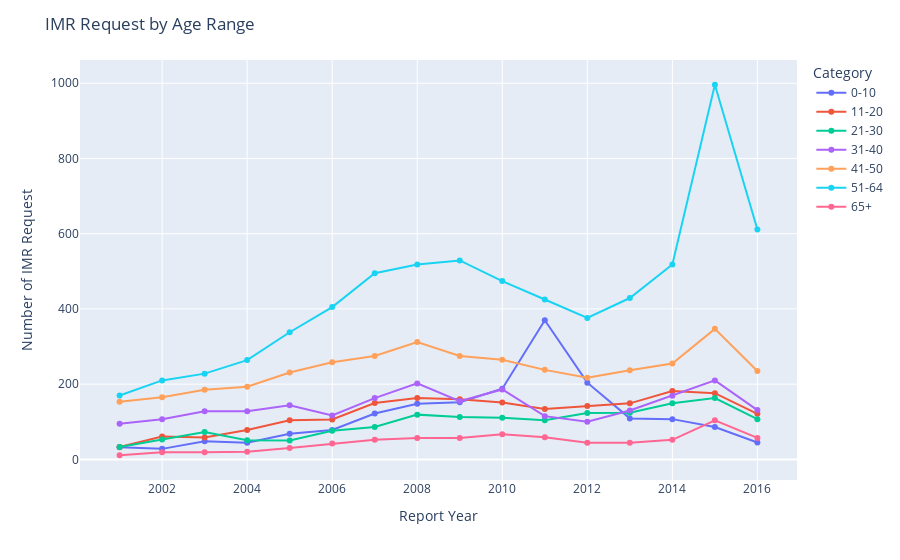
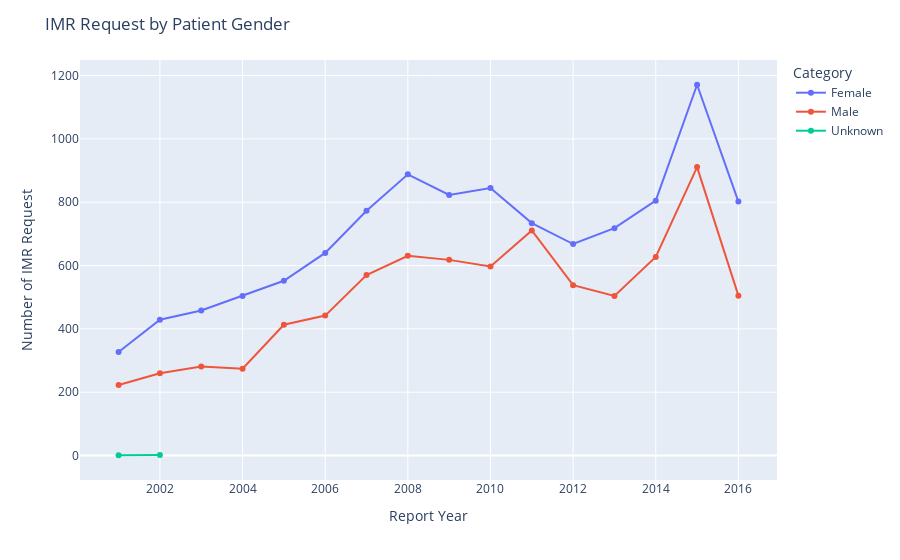
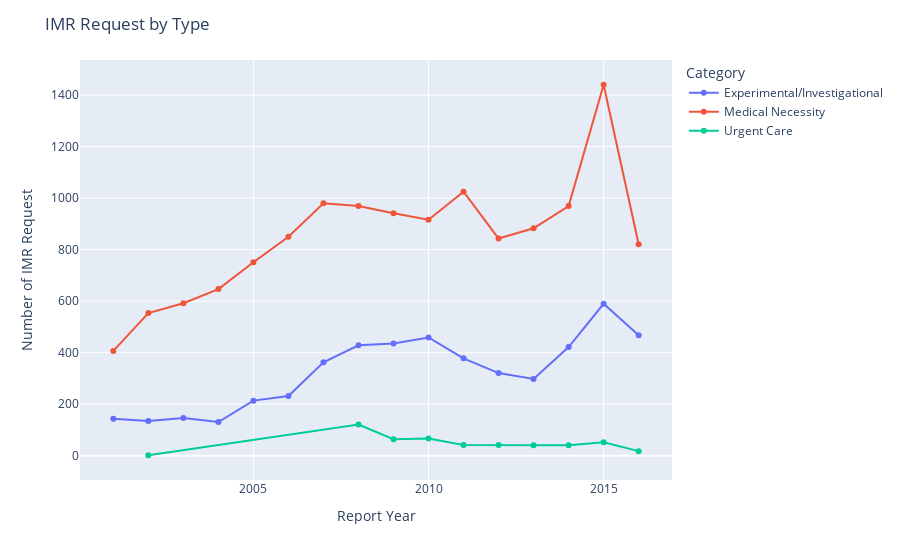

The code cell stored with these charts, in order, in its notebook:
### Code cell
def categories(dataframe, title):
    grouped = dataframe.groupby(['Report Year', 'Category'])['Number of IMR Request'].sum().reset_index()

    total_request = grouped['Number of IMR Request'].sum()
    grouped['Percent'] = grouped['Number of IMR Request'] / total_request * 100
    grouped['Percent'] = grouped['Percent'].apply(lambda x: f'{x:.2f}%')

    hover_data = {
        'Report Year': True,
        'Number of IMR Request': True,
        'Category': True,
        'Percent': True
    }

    fig = px.line(grouped, x='Report Year', y='Number of IMR Request', color='Category', hover_data=hover_data, markers=True)
    fig.update_layout(title=title)

    return fig

dataframes = [year_age_range, year_patient_gender, year_type]
titles = ['IMR Request by Age Range', 'IMR Request by Patient Gender', 'IMR Request by Type']

figures = []

for dataframe, title in zip(dataframes, titles):
    fig = categories(dataframe, title)
    figures.append(fig)

for fig in figures:
    fig.show()

### Figure 1 — Plotly figure (JSON) as saved in the notebook; plotly's stock layout.template omitted (floating-point values rounded to 4 significant figures)
{"data": [{"customdata": [["0-10", "0.17%"], ["0-10", "0.15%"], ["0-10", "0.25%"], ["0-10", "0.23%"], ["0-10", "0.35%"], ["0-10", "0.41%"], ["0-10", "0.64%"], ["0-10", "0.77%"], ["0-10", "0.79%"], ["0-10", "0.98%"], ["0-10", "1.93%"], ["0-10", "1.06%"], ["0-10", "0.57%"], ["0-10", "0.56%"], ["0-10", "0.45%"], ["0-10", "0.23%"]], "hovertemplate": "Category=%{customdata[0]}<br>Report Year=%{x}<br>Number of IMR Request=%{y}<br>Percent=%{customdata[1]}<extra></extra>", "legendgroup": "0-10", "line": {"color": "#636efa", "dash": "solid"}, "marker": {"symbol": "circle"}, "mode": "markers+lines", "name": "0-10", "orientation": "v", "showlegend": true, "type": "scatter", "x": [2001, 2002, 2003, 2004, 2005, 2006, 2007, 2008, 2009, 2010, 2011, 2012, 2013, 2014, 2015, 2016], "xaxis": "x", "y": [32, 28, 48, 44, 68, 78, 122, 148, 152, 188, 370, 204, 109, 107, 86, 45], "yaxis": "y"}, {"customdata": [["11-20", "0.17%"], ["11-20", "0.32%"], ["11-20", "0.30%"], ["11-20", "0.41%"], ["11-20", "0.54%"], ["11-20", "0.55%"], ["11-20", "0.78%"], ["11-20", "0.85%"], ["11-20", "0.83%"], ["11-20", "0.79%"], ["11-20", "0.70%"], ["11-20", "0.74%"], ["11-20", "0.78%"], ["11-20", "0.95%"], ["11-20", "0.92%"], ["11-20", "0.63%"]], "hovertemplate": "Category=%{customdata[0]}<br>Report Year=%{x}<br>Number of IMR Request=%{y}<br>Percent=%{customdata[1]}<extra></extra>", "legendgroup": "11-20", "line": {"color": "#EF553B", "dash": "solid"}, "marker": {"symbol": "circle"}, "mode": "markers+lines", "name": "11-20", "orientation": "v", "showlegend": true, "type": "scatter", "x": [2001, 2002, 2003, 2004, 2005, 2006, 2007, 2008, 2009, 2010, 2011, 2012, 2013, 2014, 2015, 2016], "xaxis": "x", "y": [33, 61, 58, 78, 104, 106, 150, 163, 160, 151, 134, 142, 149, 182, 176, 121], "yaxis": "y"}, {"customdata": [["21-30", "0.17%"], ["21-30", "0.28%"], ["21-30", "0.38%"], ["21-30", "0.27%"], ["21-30", "0.26%"], ["21-30", "0.40%"], ["21-30", "0.45%"], ["21-30", "0.62%"], ["21-30", "0.59%"], ["21-30", "0.58%"], ["21-30", "0.54%"], ["21-30", "0.64%"], ["21-30", "0.65%"], ["21-30", "0.78%"], ["21-30", "0.85%"], ["21-30", "0.56%"]], "hovertemplate": "Category=%{customdata[0]}<br>Report Year=%{x}<br>Number of IMR Request=%{y}<br>Percent=%{customdata[1]}<extra></extra>", "legendgroup": "21-30", "line": {"color": "#00cc96", "dash": "solid"}, "marker": {"symbol": "circle"}, "mode": "markers+lines", "name": "21-30", "orientation": "v", "showlegend": true, "type": "scatter", "x": [2001, 2002, 2003, 2004, 2005, 2006, 2007, 2008, 2009, 2010, 2011, 2012, 2013, 2014, 2015, 2016], "xaxis": "x", "y": [33, 53, 73, 51, 50, 76, 86, 119, 113, 111, 104, 123, 124, 149, 163, 107], "yaxis": "y"}, {"customdata": [["31-40", "0.50%"], ["31-40", "0.56%"], ["31-40", "0.67%"], ["31-40", "0.67%"], ["31-40", "0.75%"], ["31-40", "0.61%"], ["31-40", "0.85%"], ["31-40", "1.05%"], ["31-40", "0.81%"], ["31-40", "0.97%"], ["31-40", "0.60%"], ["31-40", "0.52%"], ["31-40", "0.68%"], ["31-40", "0.88%"], ["31-40", "1.10%"], ["31-40", "0.68%"]], "hovertemplate": "Category=%{customdata[0]}<br>Report Year=%{x}<br>Number of IMR Request=%{y}<br>Percent=%{customdata[1]}<extra></extra>", "legendgroup": "31-40", "line": {"color": "#ab63fa", "dash": "solid"}, "marker": {"symbol": "circle"}, "mode": "markers+lines", "name": "31-40", "orientation": "v", "showlegend": true, "type": "scatter", "x": [2001, 2002, 2003, 2004, 2005, 2006, 2007, 2008, 2009, 2010, 2011, 2012, 2013, 2014, 2015, 2016], "xaxis": "x", "y": [95, 107, 128, 128, 144, 117, 163, 202, 155, 186, 115, 100, 130, 169, 210, 131], "yaxis": "y"}, {"customdata": [["41-50", "0.80%"], ["41-50", "0.86%"], ["41-50", "0.96%"], ["41-50", "1.01%"], ["41-50", "1.20%"], ["41-50", "1.35%"], ["41-50", "1.43%"], ["41-50", "1.63%"], ["41-50", "1.43%"], ["41-50", "1.38%"], ["41-50", "1.24%"], ["41-50", "1.13%"], ["41-50", "1.24%"], ["41-50", "1.33%"], ["41-50", "1.81%"], ["41-50", "1.23%"]], "hovertemplate": "Category=%{customdata[0]}<br>Report Year=%{x}<br>Number of IMR Request=%{y}<br>Percent=%{customdata[1]}<extra></extra>", "legendgroup": "41-50", "line": {"color": "#FFA15A", "dash": "solid"}, "marker": {"symbol": "circle"}, "mode": "markers+lines", "name": "41-50", "orientation": "v", "showlegend": true, "type": "scatter", "x": [2001, 2002, 2003, 2004, 2005, 2006, 2007, 2008, 2009, 2010, 2011, 2012, 2013, 2014, 2015, 2016], "xaxis": "x", "y": [153, 165, 185, 193, 231, 258, 275, 312, 275, 265, 238, 217, 237, 255, 347, 235], "yaxis": "y"}, {"customdata": [["51-64", "0.89%"], ["51-64", "1.10%"], ["51-64", "1.19%"], ["51-64", "1.38%"], ["51-64", "1.76%"], ["51-64", "2.11%"], ["51-64", "2.58%"], ["51-64", "2.70%"], ["51-64", "2.76%"], ["51-64", "2.47%"], ["51-64", "2.22%"], ["51-64", "1.96%"], ["51-64", "2.24%"], ["51-64", "2.70%"], ["51-64", "5.19%"], ["51-64", "3.19%"]], "hovertemplate": "Category=%{customdata[0]}<br>Report Year=%{x}<br>Number of IMR Request=%{y}<br>Percent=%{customdata[1]}<extra></extra>", "legendgroup": "51-64", "line": {"color": "#19d3f3", "dash": "solid"}, "marker": {"symbol": "circle"}, "mode": "markers+lines", "name": "51-64", "orientation": "v", "showlegend": true, "type": "scatter", "x": [2001, 2002, 2003, 2004, 2005, 2006, 2007, 2008, 2009, 2010, 2011, 2012, 2013, 2014, 2015, 2016], "xaxis": "x", "y": [170, 210, 228, 264, 338, 405, 495, 518, 529, 474, 425, 376, 429, 518, 996, 611], "yaxis": "y"}, {"customdata": [["65+", "0.06%"], ["65+", "0.10%"], ["65+", "0.10%"], ["65+", "0.10%"], ["65+", "0.16%"], ["65+", "0.22%"], ["65+", "0.27%"], ["65+", "0.30%"], ["65+", "0.30%"], ["65+", "0.35%"], ["65+", "0.31%"], ["65+", "0.23%"], ["65+", "0.23%"], ["65+", "0.27%"], ["65+", "0.54%"], ["65+", "0.30%"]], "hovertemplate": "Category=%{customdata[0]}<br>Report Year=%{x}<br>Number of IMR Request=%{y}<br>Percent=%{customdata[1]}<extra></extra>", "legendgroup": "65+", "line": {"color": "#FF6692", "dash": "solid"}, "marker": {"symbol": "circle"}, "mode": "markers+lines", "name": "65+", "orientation": "v", "showlegend": true, "type": "scatter", "x": [2001, 2002, 2003, 2004, 2005, 2006, 2007, 2008, 2009, 2010, 2011, 2012, 2013, 2014, 2015, 2016], "xaxis": "x", "y": [11, 19, 19, 20, 30, 42, 52, 57, 57, 67, 59, 44, 44, 52, 104, 57], "yaxis": "y"}], "layout": {"legend": {"title": {"text": "Category"}, "tracegroupgap": 0}, "margin": {"t": 60}, "title": {"text": "IMR Request by Age Range"}, "xaxis": {"anchor": "y", "domain": [0, 1], "title": {"text": "Report Year"}}, "yaxis": {"anchor": "x", "domain": [0, 1], "title": {"text": "Number of IMR Request"}}}}

### Figure 2 — Plotly figure (JSON) as saved in the notebook; plotly's stock layout.template omitted (floating-point values rounded to 4 significant figures)
{"data": [{"customdata": [["Female", "1.70%"], ["Female", "2.23%"], ["Female", "2.38%"], ["Female", "2.62%"], ["Female", "2.87%"], ["Female", "3.33%"], ["Female", "4.02%"], ["Female", "4.61%"], ["Female", "4.28%"], ["Female", "4.39%"], ["Female", "3.81%"], ["Female", "3.47%"], ["Female", "3.73%"], ["Female", "4.18%"], ["Female", "6.08%"], ["Female", "4.17%"]], "hovertemplate": "Category=%{customdata[0]}<br>Report Year=%{x}<br>Number of IMR Request=%{y}<br>Percent=%{customdata[1]}<extra></extra>", "legendgroup": "Female", "line": {"color": "#636efa", "dash": "solid"}, "marker": {"symbol": "circle"}, "mode": "markers+lines", "name": "Female", "orientation": "v", "showlegend": true, "type": "scatter", "x": [2001, 2002, 2003, 2004, 2005, 2006, 2007, 2008, 2009, 2010, 2011, 2012, 2013, 2014, 2015, 2016], "xaxis": "x", "y": [327, 429, 458, 504, 552, 640, 773, 888, 823, 845, 734, 668, 718, 805, 1171, 802], "yaxis": "y"}, {"customdata": [["Male", "1.16%"], ["Male", "1.35%"], ["Male", "1.46%"], ["Male", "1.42%"], ["Male", "2.15%"], ["Male", "2.30%"], ["Male", "2.96%"], ["Male", "3.28%"], ["Male", "3.21%"], ["Male", "3.10%"], ["Male", "3.69%"], ["Male", "2.80%"], ["Male", "2.62%"], ["Male", "3.26%"], ["Male", "4.73%"], ["Male", "2.62%"]], "hovertemplate": "Category=%{customdata[0]}<br>Report Year=%{x}<br>Number of IMR Request=%{y}<br>Percent=%{customdata[1]}<extra></extra>", "legendgroup": "Male", "line": {"color": "#EF553B", "dash": "solid"}, "marker": {"symbol": "circle"}, "mode": "markers+lines", "name": "Male", "orientation": "v", "showlegend": true, "type": "scatter", "x": [2001, 2002, 2003, 2004, 2005, 2006, 2007, 2008, 2009, 2010, 2011, 2012, 2013, 2014, 2015, 2016], "xaxis": "x", "y": [223, 260, 281, 274, 413, 442, 570, 631, 618, 597, 711, 538, 504, 627, 911, 505], "yaxis": "y"}, {"customdata": [["Unknown", "0.01%"], ["Unknown", "0.01%"]], "hovertemplate": "Category=%{customdata[0]}<br>Report Year=%{x}<br>Number of IMR Request=%{y}<br>Percent=%{customdata[1]}<extra></extra>", "legendgroup": "Unknown", "line": {"color": "#00cc96", "dash": "solid"}, "marker": {"symbol": "circle"}, "mode": "markers+lines", "name": "Unknown", "orientation": "v", "showlegend": true, "type": "scatter", "x": [2001, 2002], "xaxis": "x", "y": [1, 2], "yaxis": "y"}], "layout": {"legend": {"title": {"text": "Category"}, "tracegroupgap": 0}, "margin": {"t": 60}, "title": {"text": "IMR Request by Patient Gender"}, "xaxis": {"anchor": "y", "domain": [0, 1], "title": {"text": "Report Year"}}, "yaxis": {"anchor": "x", "domain": [0, 1], "title": {"text": "Number of IMR Request"}}}}

### Figure 3 — Plotly figure (JSON) as saved in the notebook; plotly's stock layout.template omitted (floating-point values rounded to 4 significant figures)
{"data": [{"customdata": [["Experimental/Investigational", "0.75%"], ["Experimental/Investigational", "0.70%"], ["Experimental/Investigational", "0.76%"], ["Experimental/Investigational", "0.68%"], ["Experimental/Investigational", "1.11%"], ["Experimental/Investigational", "1.21%"], ["Experimental/Investigational", "1.89%"], ["Experimental/Investigational", "2.23%"], ["Experimental/Investigational", "2.27%"], ["Experimental/Investigational", "2.39%"], ["Experimental/Investigational", "1.96%"], ["Experimental/Investigational", "1.67%"], ["Experimental/Investigational", "1.55%"], ["Experimental/Investigational", "2.19%"], ["Experimental/Investigational", "3.07%"], ["Experimental/Investigational", "2.43%"]], "hovertemplate": "Category=%{customdata[0]}<br>Report Year=%{x}<br>Number of IMR Request=%{y}<br>Percent=%{customdata[1]}<extra></extra>", "legendgroup": "Experimental/Investigational", "line": {"color": "#636efa", "dash": "solid"}, "marker": {"symbol": "circle"}, "mode": "markers+lines", "name": "Experimental/Investigational", "orientation": "v", "showlegend": true, "type": "scatter", "x": [2001, 2002, 2003, 2004, 2005, 2006, 2007, 2008, 2009, 2010, 2011, 2012, 2013, 2014, 2015, 2016], "xaxis": "x", "y": [144, 135, 147, 131, 214, 232, 363, 429, 436, 459, 378, 321, 298, 422, 590, 468], "yaxis": "y"}, {"customdata": [["Medical Necessity", "2.11%"], ["Medical Necessity", "2.88%"], ["Medical Necessity", "3.08%"], ["Medical Necessity", "3.36%"], ["Medical Necessity", "3.90%"], ["Medical Necessity", "4.42%"], ["Medical Necessity", "5.09%"], ["Medical Necessity", "5.04%"], ["Medical Necessity", "4.89%"], ["Medical Necessity", "4.76%"], ["Medical Necessity", "5.33%"], ["Medical Necessity", "4.38%"], ["Medical Necessity", "4.59%"], ["Medical Necessity", "5.04%"], ["Medical Necessity", "7.48%"], ["Medical Necessity", "4.27%"]], "hovertemplate": "Category=%{customdata[0]}<br>Report Year=%{x}<br>Number of IMR Request=%{y}<br>Percent=%{customdata[1]}<extra></extra>", "legendgroup": "Medical Necessity", "line": {"color": "#EF553B", "dash": "solid"}, "marker": {"symbol": "circle"}, "mode": "markers+lines", "name": "Medical Necessity", "orientation": "v", "showlegend": true, "type": "scatter", "x": [2001, 2002, 2003, 2004, 2005, 2006, 2007, 2008, 2009, 2010, 2011, 2012, 2013, 2014, 2015, 2016], "xaxis": "x", "y": [407, 554, 592, 647, 751, 850, 980, 969, 941, 916, 1025, 843, 883, 969, 1440, 821], "yaxis": "y"}, {"customdata": [["Urgent Care", "0.01%"], ["Urgent Care", "0.63%"], ["Urgent Care", "0.33%"], ["Urgent Care", "0.35%"], ["Urgent Care", "0.22%"], ["Urgent Care", "0.22%"], ["Urgent Care", "0.21%"], ["Urgent Care", "0.21%"], ["Urgent Care", "0.27%"], ["Urgent Care", "0.09%"]], "hovertemplate": "Category=%{customdata[0]}<br>Report Year=%{x}<br>Number of IMR Request=%{y}<br>Percent=%{customdata[1]}<extra></extra>", "legendgroup": "Urgent Care", "line": {"color": "#00cc96", "dash": "solid"}, "marker": {"symbol": "circle"}, "mode": "markers+lines", "name": "Urgent Care", "orientation": "v", "showlegend": true, "type": "scatter", "x": [2002, 2008, 2009, 2010, 2011, 2012, 2013, 2014, 2015, 2016], "xaxis": "x", "y": [2, 121, 64, 67, 42, 42, 41, 41, 52, 18], "yaxis": "y"}], "layout": {"legend": {"title": {"text": "Category"}, "tracegroupgap": 0}, "margin": {"t": 60}, "title": {"text": "IMR Request by Type"}, "xaxis": {"anchor": "y", "domain": [0, 1], "title": {"text": "Report Year"}}, "yaxis": {"anchor": "x", "domain": [0, 1], "title": {"text": "Number of IMR Request"}}}}
